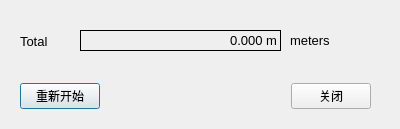
<?xml version="1.0" encoding="UTF-8"?>
<ui version="4.0">
 <class>QgsMeasureDialog</class>
 <widget class="QDialog" name="QgsMeasureDialog">
  <property name="geometry">
   <rect>
    <x>0</x>
    <y>0</y>
    <width>400</width>
    <height>129</height>
   </rect>
  </property>
  <property name="sizePolicy">
   <sizepolicy hsizetype="Fixed" vsizetype="Fixed">
    <horstretch>0</horstretch>
    <verstretch>0</verstretch>
   </sizepolicy>
  </property>
  <property name="windowTitle">
   <string>测距</string>
  </property>
  <widget class="QWidget" name="layoutWidget">
   <property name="geometry">
    <rect>
     <x>20</x>
     <y>80</y>
     <width>351</width>
     <height>33</height>
    </rect>
   </property>
   <layout class="QHBoxLayout">
    <property name="spacing">
     <number>6</number>
    </property>
    <property name="margin">
     <number>0</number>
    </property>
    <item>
     <widget class="QPushButton" name="restartButton">
      <property name="text">
       <string>重新开始</string>
      </property>
     </widget>
    </item>
    <item>
     <spacer>
      <property name="orientation">
       <enum>Qt::Horizontal</enum>
      </property>
      <property name="sizeHint" stdset="0">
       <size>
        <width>131</width>
        <height>31</height>
       </size>
      </property>
     </spacer>
    </item>
    <item>
     <widget class="QPushButton" name="closeButton">
      <property name="text">
       <string>关闭</string>
      </property>
     </widget>
    </item>
   </layout>
  </widget>
  <widget class="QLabel" name="label">
   <property name="geometry">
    <rect>
     <x>20</x>
     <y>33</y>
     <width>51</width>
     <height>16</height>
    </rect>
   </property>
   <property name="font">
    <font>
     <pointsize>10</pointsize>
    </font>
   </property>
   <property name="text">
    <string>Total</string>
   </property>
  </widget>
  <widget class="QLabel" name="totalDist">
   <property name="geometry">
    <rect>
     <x>80</x>
     <y>30</y>
     <width>201</width>
     <height>21</height>
    </rect>
   </property>
   <property name="font">
    <font>
     <pointsize>10</pointsize>
    </font>
   </property>
   <property name="frameShape">
    <enum>QFrame::Panel</enum>
   </property>
   <property name="text">
    <string>0.000 m</string>
   </property>
   <property name="alignment">
    <set>Qt::AlignRight|Qt::AlignTrailing|Qt::AlignVCenter</set>
   </property>
  </widget>
  <widget class="QLabel" name="unit">
   <property name="geometry">
    <rect>
     <x>290</x>
     <y>33</y>
     <width>72</width>
     <height>15</height>
    </rect>
   </property>
   <property name="font">
    <font>
     <pointsize>10</pointsize>
    </font>
   </property>
   <property name="text">
    <string>meters</string>
   </property>
  </widget>
 </widget>
 <resources/>
 <connections>
  <connection>
   <sender>closeButton</sender>
   <signal>clicked()</signal>
   <receiver>QgsMeasureDialog</receiver>
   <slot>reject()</slot>
   <hints>
    <hint type="sourcelabel">
     <x>369</x>
     <y>253</y>
    </hint>
    <hint type="destinationlabel">
     <x>179</x>
     <y>282</y>
    </hint>
   </hints>
  </connection>
 </connections>
</ui>
